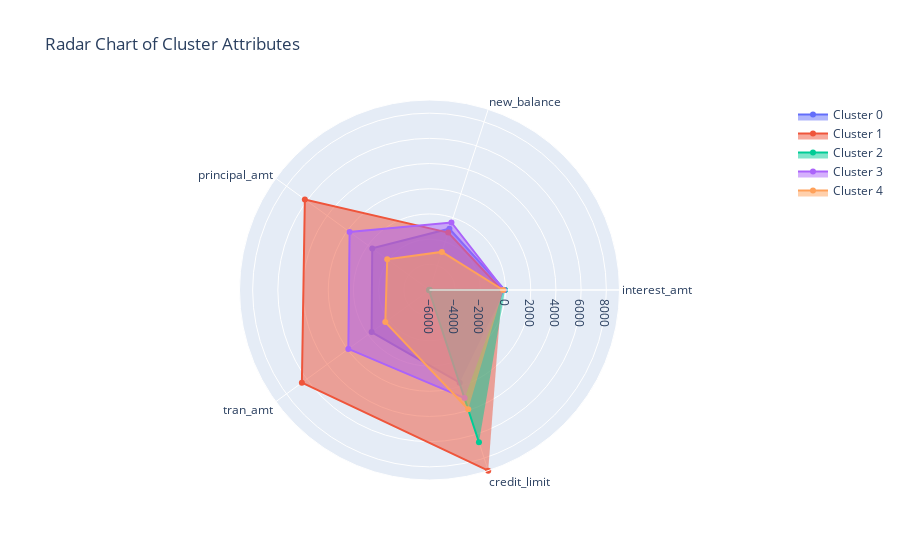

Write notebook code for a chart like this one.
### Code cell
# Define the categories and their labels for the radar chart
categories = ['interest_amt', 'new_balance', 'principal_amt', 'tran_amt', 'credit_limit']

# Plot the radar chart
import plotly.graph_objs as go
fig = go.Figure()

for i in cluster_means.index:
    df = cluster_means.loc[i][categories]
    values = df.values.tolist()
    fig.add_trace(go.Scatterpolar(
      r=values,
      theta=categories,
      fill='toself',
      name = f"Cluster {i}"
    ))

fig.update_layout(
  polar=dict(
    radialaxis=dict(
      visible=True,
      range=[cluster_means[categories].values.min(), cluster_means[categories].values.max()]
    ),
    angularaxis=dict(
      categoryarray=categories,
      categoryorder='array'
    )
  ),
  showlegend=True,
  title='Radar Chart of Cluster Attributes'
)
fig.write_image("credit_radar_chart.png")
fig.show()

### Figure 1 — Plotly figure (JSON) as saved in the notebook; plotly's stock layout.template omitted (floating-point values rounded to 4 significant figures)
{"data": [{"fill": "toself", "name": "Cluster 0", "r": [-61.8, -922.1, -418.1, -356.5, 1703.0], "theta": ["interest_amt", "new_balance", "principal_amt", "tran_amt", "credit_limit"], "type": "scatterpolar"}, {"fill": "toself", "name": "Cluster 1", "r": [-292.1, -1240.0, 6193.0, 6485.0, 9044.0], "theta": ["interest_amt", "new_balance", "principal_amt", "tran_amt", "credit_limit"], "type": "scatterpolar"}, {"fill": "toself", "name": "Cluster 2", "r": [-45.72, -6011.0, -6035.0, -5989.0, 6664.0], "theta": ["interest_amt", "new_balance", "principal_amt", "tran_amt", "credit_limit"], "type": "scatterpolar"}, {"fill": "toself", "name": "Cluster 3", "r": [-122.5, -397.6, 1804.0, 1926.0, 2985.0], "theta": ["interest_amt", "new_balance", "principal_amt", "tran_amt", "credit_limit"], "type": "scatterpolar"}, {"fill": "toself", "name": "Cluster 4", "r": [-187.1, -2857.0, -1888.0, -1701.0, 3913.0], "theta": ["interest_amt", "new_balance", "principal_amt", "tran_amt", "credit_limit"], "type": "scatterpolar"}], "layout": {"polar": {"angularaxis": {"categoryarray": ["interest_amt", "new_balance", "principal_amt", "tran_amt", "credit_limit"], "categoryorder": "array"}, "radialaxis": {"range": [-6035.0, 9044.0], "visible": true}}, "showlegend": true, "title": {"text": "Radar Chart of Cluster Attributes"}}}
